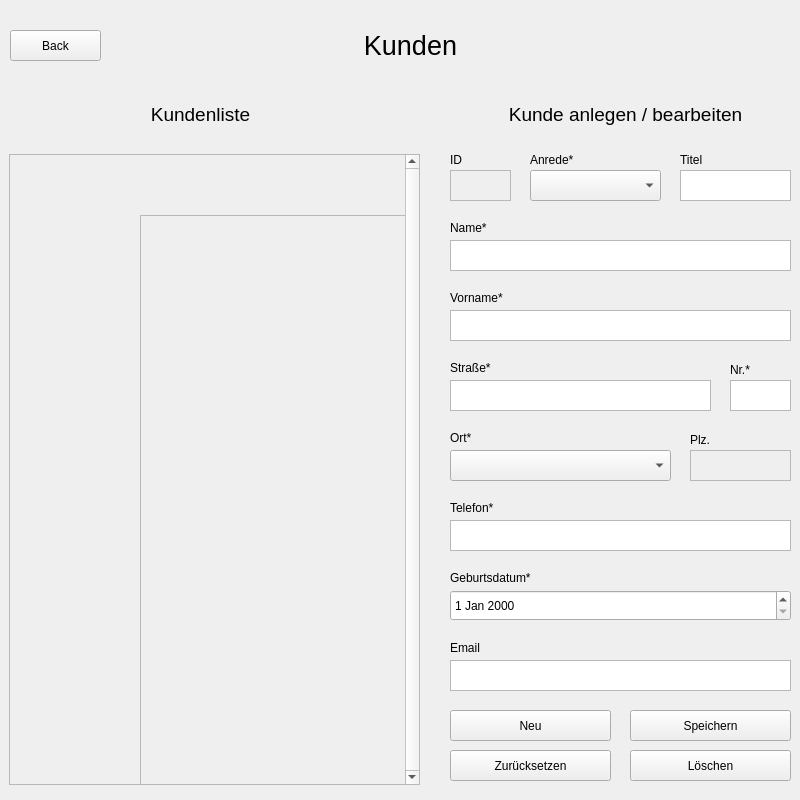
<?xml version="1.0" encoding="UTF-8"?>
<ui version="4.0">
 <class>OverviewKunde</class>
 <widget class="QWidget" name="OverviewKunde">
  <property name="geometry">
   <rect>
    <x>0</x>
    <y>0</y>
    <width>800</width>
    <height>800</height>
   </rect>
  </property>
  <property name="windowTitle">
   <string>Form</string>
  </property>
  <widget class="QPushButton" name="back_to_main">
   <property name="geometry">
    <rect>
     <x>10</x>
     <y>30</y>
     <width>91</width>
     <height>31</height>
    </rect>
   </property>
   <property name="text">
    <string>Back</string>
   </property>
  </widget>
  <widget class="QLabel" name="headline">
   <property name="geometry">
    <rect>
     <x>110</x>
     <y>30</y>
     <width>601</width>
     <height>31</height>
    </rect>
   </property>
   <property name="font">
    <font>
     <pointsize>20</pointsize>
    </font>
   </property>
   <property name="layoutDirection">
    <enum>Qt::LeftToRight</enum>
   </property>
   <property name="text">
    <string>Kunden</string>
   </property>
   <property name="alignment">
    <set>Qt::AlignCenter</set>
   </property>
  </widget>
  <widget class="QTextBrowser" name="name">
   <property name="geometry">
    <rect>
     <x>450</x>
     <y>240</y>
     <width>341</width>
     <height>31</height>
    </rect>
   </property>
   <property name="readOnly">
    <bool>false</bool>
   </property>
  </widget>
  <widget class="QTextBrowser" name="firstname">
   <property name="geometry">
    <rect>
     <x>450</x>
     <y>310</y>
     <width>341</width>
     <height>31</height>
    </rect>
   </property>
   <property name="readOnly">
    <bool>false</bool>
   </property>
  </widget>
  <widget class="QTextBrowser" name="street">
   <property name="geometry">
    <rect>
     <x>450</x>
     <y>380</y>
     <width>261</width>
     <height>31</height>
    </rect>
   </property>
   <property name="readOnly">
    <bool>false</bool>
   </property>
  </widget>
  <widget class="QLabel" name="salutation_label">
   <property name="geometry">
    <rect>
     <x>530</x>
     <y>150</y>
     <width>131</width>
     <height>20</height>
    </rect>
   </property>
   <property name="text">
    <string>Anrede*</string>
   </property>
  </widget>
  <widget class="QLabel" name="name_label">
   <property name="geometry">
    <rect>
     <x>450</x>
     <y>220</y>
     <width>341</width>
     <height>16</height>
    </rect>
   </property>
   <property name="text">
    <string>Name*</string>
   </property>
  </widget>
  <widget class="QLabel" name="firstname_label">
   <property name="geometry">
    <rect>
     <x>450</x>
     <y>290</y>
     <width>341</width>
     <height>16</height>
    </rect>
   </property>
   <property name="text">
    <string>Vorname*</string>
   </property>
  </widget>
  <widget class="QLabel" name="street_label">
   <property name="geometry">
    <rect>
     <x>450</x>
     <y>360</y>
     <width>261</width>
     <height>16</height>
    </rect>
   </property>
   <property name="text">
    <string>Straße*</string>
   </property>
  </widget>
  <widget class="QLabel" name="ort_label">
   <property name="geometry">
    <rect>
     <x>450</x>
     <y>430</y>
     <width>221</width>
     <height>16</height>
    </rect>
   </property>
   <property name="text">
    <string>Ort*</string>
   </property>
  </widget>
  <widget class="QPushButton" name="save">
   <property name="geometry">
    <rect>
     <x>630</x>
     <y>710</y>
     <width>161</width>
     <height>31</height>
    </rect>
   </property>
   <property name="text">
    <string>Speichern</string>
   </property>
  </widget>
  <widget class="QPushButton" name="reset">
   <property name="geometry">
    <rect>
     <x>450</x>
     <y>750</y>
     <width>161</width>
     <height>31</height>
    </rect>
   </property>
   <property name="text">
    <string>Zurücksetzen</string>
   </property>
  </widget>
  <widget class="QLabel" name="manage_label">
   <property name="geometry">
    <rect>
     <x>450</x>
     <y>99</y>
     <width>351</width>
     <height>31</height>
    </rect>
   </property>
   <property name="font">
    <font>
     <pointsize>14</pointsize>
    </font>
   </property>
   <property name="text">
    <string>Kunde anlegen / bearbeiten</string>
   </property>
   <property name="alignment">
    <set>Qt::AlignCenter</set>
   </property>
  </widget>
  <widget class="QLabel" name="list_label">
   <property name="geometry">
    <rect>
     <x>10</x>
     <y>99</y>
     <width>381</width>
     <height>31</height>
    </rect>
   </property>
   <property name="font">
    <font>
     <pointsize>14</pointsize>
    </font>
   </property>
   <property name="text">
    <string>Kundenliste</string>
   </property>
   <property name="alignment">
    <set>Qt::AlignCenter</set>
   </property>
  </widget>
  <widget class="QLabel" name="phone_label">
   <property name="geometry">
    <rect>
     <x>450</x>
     <y>500</y>
     <width>341</width>
     <height>16</height>
    </rect>
   </property>
   <property name="text">
    <string>Telefon*</string>
   </property>
  </widget>
  <widget class="QLabel" name="streetnr_label">
   <property name="geometry">
    <rect>
     <x>730</x>
     <y>360</y>
     <width>61</width>
     <height>20</height>
    </rect>
   </property>
   <property name="text">
    <string>Nr.*</string>
   </property>
  </widget>
  <widget class="QLabel" name="birthdate_label">
   <property name="geometry">
    <rect>
     <x>450</x>
     <y>570</y>
     <width>341</width>
     <height>16</height>
    </rect>
   </property>
   <property name="text">
    <string>Geburtsdatum*</string>
   </property>
  </widget>
  <widget class="QLabel" name="titel_label">
   <property name="geometry">
    <rect>
     <x>680</x>
     <y>150</y>
     <width>111</width>
     <height>20</height>
    </rect>
   </property>
   <property name="text">
    <string>Titel</string>
   </property>
  </widget>
  <widget class="QLabel" name="mail_label">
   <property name="geometry">
    <rect>
     <x>450</x>
     <y>640</y>
     <width>341</width>
     <height>16</height>
    </rect>
   </property>
   <property name="text">
    <string>Email</string>
   </property>
  </widget>
  <widget class="QLabel" name="plz_label">
   <property name="geometry">
    <rect>
     <x>690</x>
     <y>430</y>
     <width>101</width>
     <height>20</height>
    </rect>
   </property>
   <property name="text">
    <string>Plz.</string>
   </property>
  </widget>
  <widget class="QTextBrowser" name="streetnr">
   <property name="geometry">
    <rect>
     <x>730</x>
     <y>380</y>
     <width>61</width>
     <height>31</height>
    </rect>
   </property>
   <property name="readOnly">
    <bool>false</bool>
   </property>
  </widget>
  <widget class="QTextBrowser" name="plz">
   <property name="enabled">
    <bool>false</bool>
   </property>
   <property name="geometry">
    <rect>
     <x>690</x>
     <y>450</y>
     <width>101</width>
     <height>31</height>
    </rect>
   </property>
   <property name="readOnly">
    <bool>true</bool>
   </property>
  </widget>
  <widget class="QTextBrowser" name="titel">
   <property name="geometry">
    <rect>
     <x>680</x>
     <y>170</y>
     <width>111</width>
     <height>31</height>
    </rect>
   </property>
   <property name="readOnly">
    <bool>false</bool>
   </property>
  </widget>
  <widget class="QTextBrowser" name="phone">
   <property name="geometry">
    <rect>
     <x>450</x>
     <y>520</y>
     <width>341</width>
     <height>31</height>
    </rect>
   </property>
   <property name="readOnly">
    <bool>false</bool>
   </property>
  </widget>
  <widget class="QTextBrowser" name="mail">
   <property name="geometry">
    <rect>
     <x>450</x>
     <y>660</y>
     <width>341</width>
     <height>31</height>
    </rect>
   </property>
   <property name="readOnly">
    <bool>false</bool>
   </property>
  </widget>
  <widget class="QScrollArea" name="scrollArea">
   <property name="geometry">
    <rect>
     <x>9</x>
     <y>154</y>
     <width>411</width>
     <height>631</height>
    </rect>
   </property>
   <property name="verticalScrollBarPolicy">
    <enum>Qt::ScrollBarAlwaysOn</enum>
   </property>
   <property name="horizontalScrollBarPolicy">
    <enum>Qt::ScrollBarAsNeeded</enum>
   </property>
   <property name="widgetResizable">
    <bool>true</bool>
   </property>
   <widget class="QWidget" name="customers">
    <property name="geometry">
     <rect>
      <x>0</x>
      <y>0</y>
      <width>392</width>
      <height>629</height>
     </rect>
    </property>
    <widget class="QScrollArea" name="scrollArea_2">
     <property name="geometry">
      <rect>
       <x>130</x>
       <y>60</y>
       <width>411</width>
       <height>631</height>
      </rect>
     </property>
     <property name="verticalScrollBarPolicy">
      <enum>Qt::ScrollBarAlwaysOn</enum>
     </property>
     <property name="horizontalScrollBarPolicy">
      <enum>Qt::ScrollBarAsNeeded</enum>
     </property>
     <property name="widgetResizable">
      <bool>true</bool>
     </property>
     <widget class="QWidget" name="customers_2">
      <property name="geometry">
       <rect>
        <x>0</x>
        <y>0</y>
        <width>392</width>
        <height>629</height>
       </rect>
      </property>
     </widget>
    </widget>
   </widget>
  </widget>
  <widget class="QPushButton" name="remove">
   <property name="geometry">
    <rect>
     <x>630</x>
     <y>750</y>
     <width>161</width>
     <height>31</height>
    </rect>
   </property>
   <property name="text">
    <string>Löschen</string>
   </property>
  </widget>
  <widget class="QPushButton" name="create">
   <property name="enabled">
    <bool>true</bool>
   </property>
   <property name="geometry">
    <rect>
     <x>450</x>
     <y>710</y>
     <width>161</width>
     <height>31</height>
    </rect>
   </property>
   <property name="text">
    <string>Neu</string>
   </property>
  </widget>
  <widget class="QTextBrowser" name="id">
   <property name="enabled">
    <bool>false</bool>
   </property>
   <property name="geometry">
    <rect>
     <x>450</x>
     <y>170</y>
     <width>61</width>
     <height>31</height>
    </rect>
   </property>
   <property name="autoFillBackground">
    <bool>false</bool>
   </property>
   <property name="readOnly">
    <bool>true</bool>
   </property>
  </widget>
  <widget class="QLabel" name="id_label">
   <property name="geometry">
    <rect>
     <x>450</x>
     <y>150</y>
     <width>81</width>
     <height>20</height>
    </rect>
   </property>
   <property name="text">
    <string>ID</string>
   </property>
  </widget>
  <widget class="QComboBox" name="salutation">
   <property name="geometry">
    <rect>
     <x>530</x>
     <y>170</y>
     <width>131</width>
     <height>31</height>
    </rect>
   </property>
  </widget>
  <widget class="QDateEdit" name="birthdate">
   <property name="geometry">
    <rect>
     <x>450</x>
     <y>590</y>
     <width>341</width>
     <height>31</height>
    </rect>
   </property>
  </widget>
  <widget class="QComboBox" name="ort">
   <property name="geometry">
    <rect>
     <x>450</x>
     <y>450</y>
     <width>221</width>
     <height>31</height>
    </rect>
   </property>
  </widget>
 </widget>
 <resources/>
 <connections/>
</ui>
